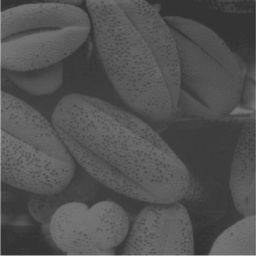
#> input picture 7a Fase/PIM/Realce/Realce/a/fig3_16_A.jpg, 256 x 256 px, shrunk from 396 x 396 before the run; its folder holds 4 pictures in this run
$ python a.py
#> lines starting #> are read from the running program, lines starting #| are printed output that depends on the picture
import matplotlib.pyplot as plt
import numpy as np
import cv2
import glob

for arquivo in glob.glob('*.jpg'):
	imagem = cv2.imread(arquivo, 0)
#> imagem is the input picture: shape (256, 256); min 47, max 187, mean 82.5
	print ("Análise do arquivo %s\n" % (arquivo))
	print('Média: %.2f\nVariância: %.2f' % (np.mean(imagem), np.var(imagem)))
#| Média: 82.52
#| Variância: 330.77
	plt.hist(imagem, bins=10)
	plt.savefig('histogramas/hist_' + arquivo)
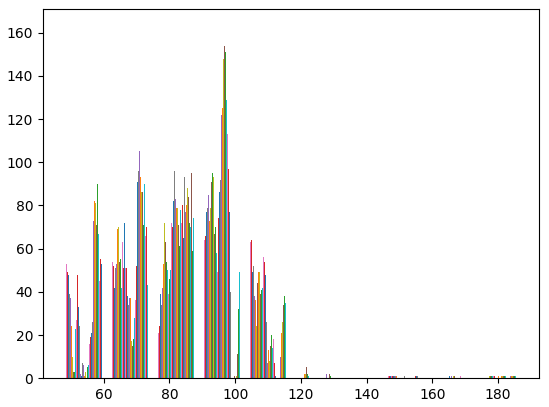
#> figure drawn by matplotlib, 1 panel; tallest bar 97 high, from x = 146.4 to 146.4; tallest bar 74 high, from x = 104.4 to 104.5; tallest bar 63 high, from x = 90.49 to 90.53
	print('Histograma salvo em: %s\n' % ('histogramas/hist_' + arquivo))
	plt.clf()
#> pass 2 of the loop `for arquivo in glob.glob('*.jpg'):`:
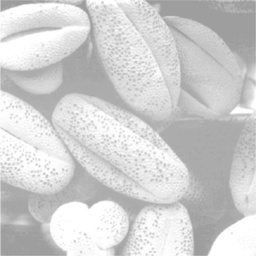
#> input picture 7a Fase/PIM/Realce/Realce/a/fig3_16_B.jpg, 256 x 256 px, shrunk from 396 x 396 before the run
#> imagem is the input picture: shape (256, 256); min 153, max 255, mean 207.9
#| Média: 207.93
#| Variância: 951.54
#> `plt.savefig('histogramas/hist_' + arquivo)`:
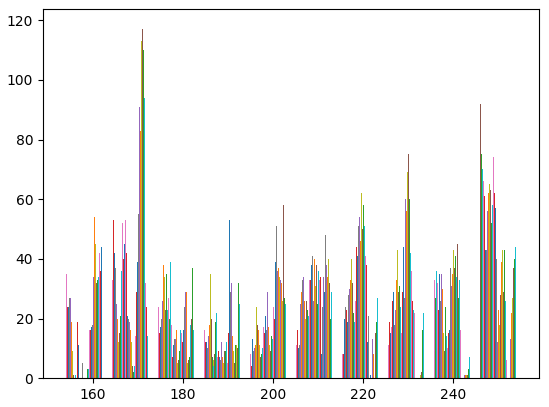
#> figure drawn by matplotlib, 1 panel; tallest bar 105 high, from x = 245.8 to 245.9; tallest bar 89 high, from x = 245.9 to 245.9; tallest bar 88 high, from x = 245.9 to 245.9
#> pass 3 of the loop `for arquivo in glob.glob('*.jpg'):`:
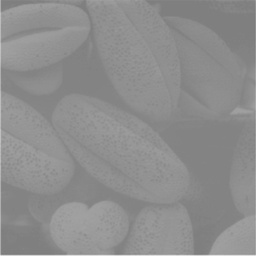
#> input picture 7a Fase/PIM/Realce/Realce/a/fig3_16_C.jpg, 256 x 256 px, shrunk from 396 x 396 before the run
#> imagem is the input picture: shape (256, 256); min 122, max 228, mean 141.4
#| Média: 141.40
#| Variância: 94.90
#> `plt.savefig('histogramas/hist_' + arquivo)`:
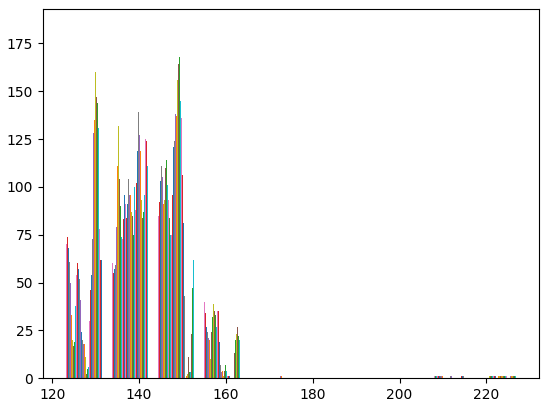
#> figure drawn by matplotlib, 1 panel; tallest bar 95 high, from x = 176.1 to 176.1; tallest bar 78 high, from x = 133.7 to 133.7; tallest bar 90 high, from x = 144.3 to 144.4
#> (the run stopped early here; a loop or call above may not have finished)
